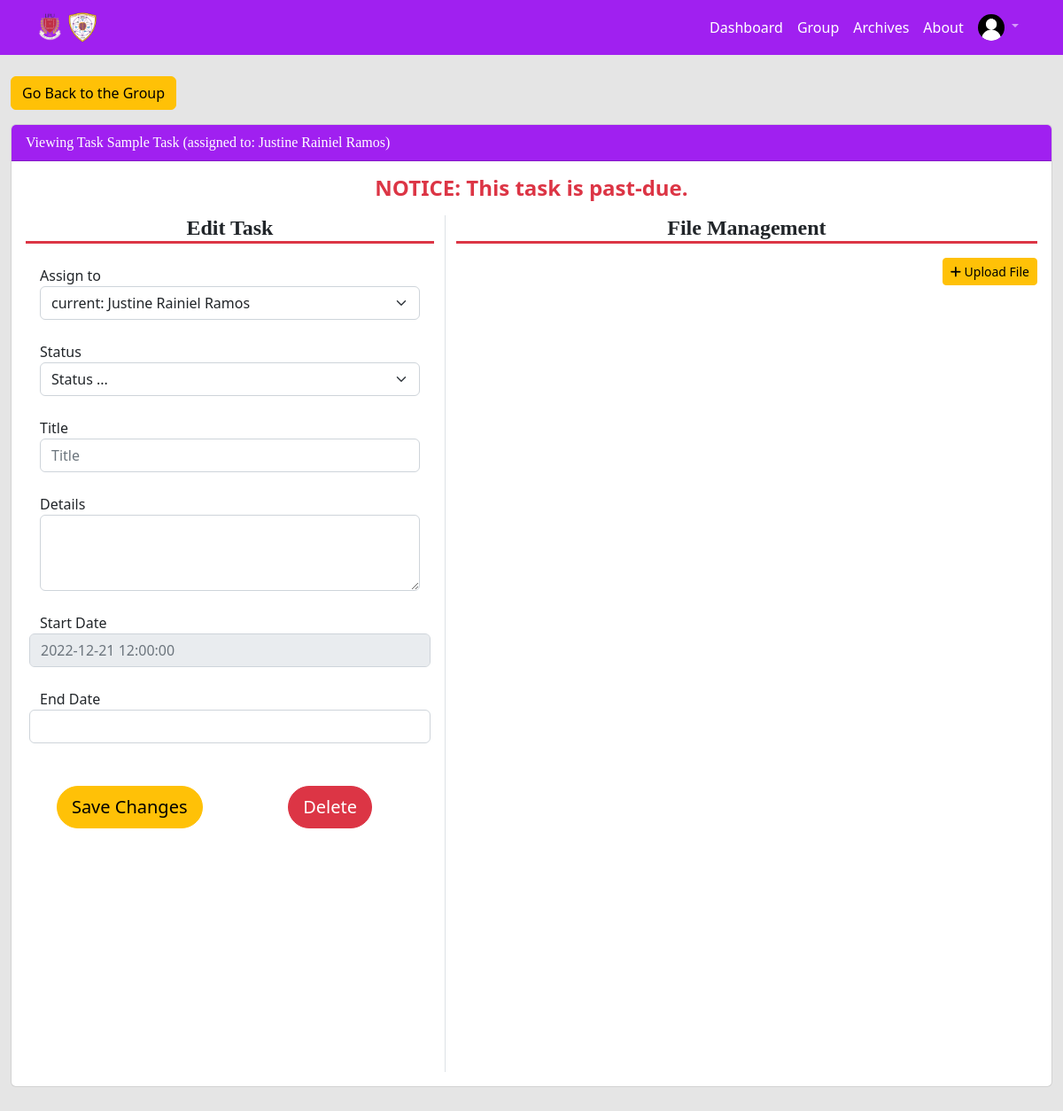
The page /admin/edit_task.php?id=3 (signed in) on the database its author committed.
### tables this page shows
CREATE TABLE `tasks` (
  `taskid` int(11) NOT NULL,
  `taskgroup` int(11) NOT NULL,
  `tasktitle` varchar(120) NOT NULL,
  `taskdetail` text NOT NULL,
  `taskstart` datetime NOT NULL,
  `taskdue` datetime NOT NULL,
  `taskadmin` int(11) NOT NULL,
  `taskassignedto` int(11) NOT NULL,
  `taskstatus` int(11) NOT NULL DEFAULT 0
);

CREATE TABLE `users` (
  `id` int(11) NOT NULL,
  `date` datetime NOT NULL,
  `last_seen` timestamp NOT NULL DEFAULT current_timestamp(),
  `ip_addr` varchar(45) NOT NULL,
  `fullname` varchar(100) NOT NULL,
  `username` varchar(30) NOT NULL,
  `group_id` int(11) NOT NULL DEFAULT 0,
  `email` varchar(100) NOT NULL,
  `email_verified` varchar(100) DEFAULT NULL,
  `password` varchar(255) NOT NULL,
  `image` varchar(255) NOT NULL DEFAULT 'default_profile.jpg',
  `role` tinyint(4) DEFAULT 0,
  `advised_by` int(11) NOT NULL DEFAULT 0
);

### libs/functions.php (called while the page is built, shortened)
<?php
require_once realpath(dirname(__FILE__) . '/../config/db.php');
function getFullName($id)
{
    global $con;
    $leader = NULL;
    $query = "SELECT fullname FROM users WHERE id = :id limit 1;";
    $select_stm = $con->prepare($query);
    $select_stm->execute(['id' => $id]);
    if($select_stm->rowCount() > 0)
    {
        $row = $select_stm->fetch(PDO::FETCH_ASSOC);
        $leader = $row['fullname'];
    }
    return $leader;
}
?>

### admin/edit_task.php (the view, shortened to what this page needs)
<?php
    require "../libs/functions.php";
    if(isset($_GET['id']))
	{
		$taskid = $_GET['id'];
        $query = "SELECT * FROM tasks WHERE taskid = :id LIMIT 1;";
        $selectStm = $con->prepare($query);
        $selectStm->execute(['id' => $taskid]);
        $row = $selectStm->fetch(PDO::FETCH_ASSOC);
        $groupid = $row['taskgroup'];
	}
    require('./header.php');
?>
<!DOCTYPE html>
<html>
    <head>
        <link href="../bootstrap/css/bootstrap.min.css" rel="stylesheet" media="nope!" onload="this.media='all'">
        <link rel="stylesheet" href="../css/style.css">
        <link rel="stylesheet" href="https://cdnjs.cloudflare.com/ajax/libs/font-awesome/6.2.0/css/all.min.css" />
        <link rel="stylesheet" href="https://cdnjs.cloudflare.com/ajax/libs/flatpickr/4.6.13/flatpickr.min.css" />
    </head>
    <body>
        <div class="grey-wrapper">
            <div class="container-fluid mt-4 mb-5">
                <div class="row">
                    <div class="col mb-3">
                        <a href="<?php echo "./edit_group.php?id=" . $groupid; ?>"><button type="button" class="btn btn-warning btn-md">Go Back to the Group</button></a>
                    </div>
                </div>
                <div class="card">
                    <div class="card-header text-white" style="background-color: #A020F0; font-family: cursive;"><?php echo "Viewing Task " .$row['tasktitle'] . ' (assigned to: ' . getFullName($row['taskassignedto']) . ')'; ?></div>
                    <div class="card-body">
                        <?php if(time() >= strtotime($row['taskdue'])): ?>
                        <h4 class="mb-3 text-danger text-center">
                            <strong>NOTICE: This task is past-due.</strong>
                        </h4>
                        <?php endif; ?>
                        <div class="row">
                            <div class="col-md-5 col-md-offset-1 border-end">
                            <h4 class="text-center border-bottom border-3 border-danger" style="font-family: 'Times New Roman'; font-weight: bold;">Edit Task</h4>
                                <div class="p-3">
                                    <form method="post" enctype="multipart/form-data">
                                        <div class="form-group has-error md-form mb-4">
                                            <label data-error="wrong" data-success="right" for="">Assign to</label>
                                            <select id="assigned_to" name="assigned_to" class="form-select" aria-label="">
                                                <option selected><?php echo 'current: ' . getFullName($row['taskassignedto']); ?></option>
                                            </select>
                                        </div>
                                        <div class="form-group has-error md-form mt-3 mb-4">
                                            <label data-error="wrong" data-success="right" for="">Status</label>
                                            <select id="task_status" name="task_status" class="form-select" aria-label="">
                                                <option selected>Status ...</option>
                                            </select>
                                        </div>
                                        <div class="form-group has-error md-form mt-3 mb-4">
                                            <label data-error="wrong" data-success="right" for="task_title">Title</label>
                                            <input type="text" id="task_title" name="task_title" class="form-control validate" placeholder="Title">
                                        </div>
                                        <div class="form-group has-error md-form mt-3 mb-4">
                                            <label data-error="wrong" data-success="right" for="task_detail">Details</label>
                                            <textarea class="form-control" id="task_detail" rows="3"></textarea>
                                        </div>
                                        <div class="form-group row has-error mt-3 mb-4">
                                            <label data-error="wrong" data-success="right" for="task_start">Start Date</label>
                                            <input type="text" name="task_start" id="task_start" class="form-control" placeholder="<?php echo $row['taskstart']; ?>" disabled>
                                        </div>
                                        <div class="form-group row has-error mt-3 mb-4">
                                            <label data-error="wrong" data-success="right" for="task_end">End Date</label><br>
                                            <input type="text" name="task_end" id="task_end" class="form-control">
                                        </div>
                                        <div class="row mt-5">
                                            <div class="col d-flex justify-content-center">
                                                <input type="submit" name="save" value="Save Changes" class="rounded-pill btn btn-lg btn-warning">
                                            </div>
                                            <div class="col d-flex justify-content-center">
                                                <button type="button" id="delete" class="rounded-pill btn btn-lg btn-danger">Delete</button>
                                            </div>
                                        </div>
                                    </form>
                                </div>
                            </div>
                            <div class="col-md-7">
                                <h4 class="text-center border-bottom border-3 border-danger" style="font-family: 'Times New Roman'; font-weight: bold;">File Management</h4>
                                <div id="ddArea" class="mt-3 mb-2 text-end">
                                    <a class="btn btn-warning btn-sm" type="submit"><i class="fa-sharp fa-solid fa-plus"></i> Upload File</a>
                                </div>
                                <div id="file_content"></div>
                            </div>
                        </div>
                    </div>
                </div>
            </div>
        </div>
    </body>
</html>

### css/style.css (style rules this page uses)
a:link { text-decoration: none; }
.grey-wrapper { overflow: auto; position: relative; width: 100%; min-height: 100%; background-color: rgb(169,169,169, 0.3); display: block; }

### admin/edit_task.php (style rules this page uses)
#ddArea { height: auto; width: auto; }
#file_content { height: 110vh; overflow-x: scroll; overflow-y: auto; width: 100%; }

### rows shown on the page
tasks: tasktitle "Sample Task", taskassignedto.fullname "Justine Rainiel Ramos", task_start "2022-12-21 12:00:00"
